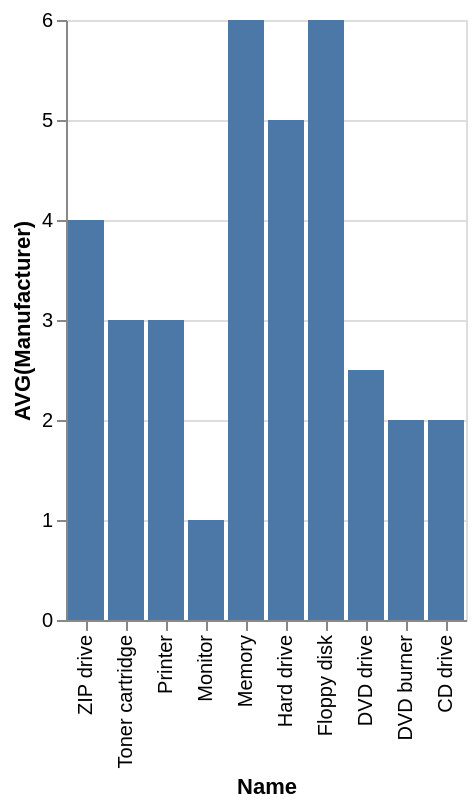

Express this chart as Vega-Lite.
### Vega-Lite specification from a JSON file in a GitHub repository (floating-point values rounded to 4 significant figures)
{"data": {"values": [{"x_data": "ZIP drive", "y_data": 4}, {"x_data": "Toner cartridge", "y_data": 3}, {"x_data": "Printer", "y_data": 3}, {"x_data": "Monitor", "y_data": 1}, {"x_data": "Memory", "y_data": 6}, {"x_data": "Hard drive", "y_data": 5}, {"x_data": "Floppy disk", "y_data": 6}, {"x_data": "DVD drive", "y_data": 2.5}, {"x_data": "DVD burner", "y_data": 2}, {"x_data": "CD drive", "y_data": 2}]}, "mark": "bar", "encoding": {"x": {"field": "x_data", "type": "nominal", "title": "Name", "sort": "descending"}, "y": {"field": "y_data", "type": "quantitative", "title": "AVG(Manufacturer)"}}}
